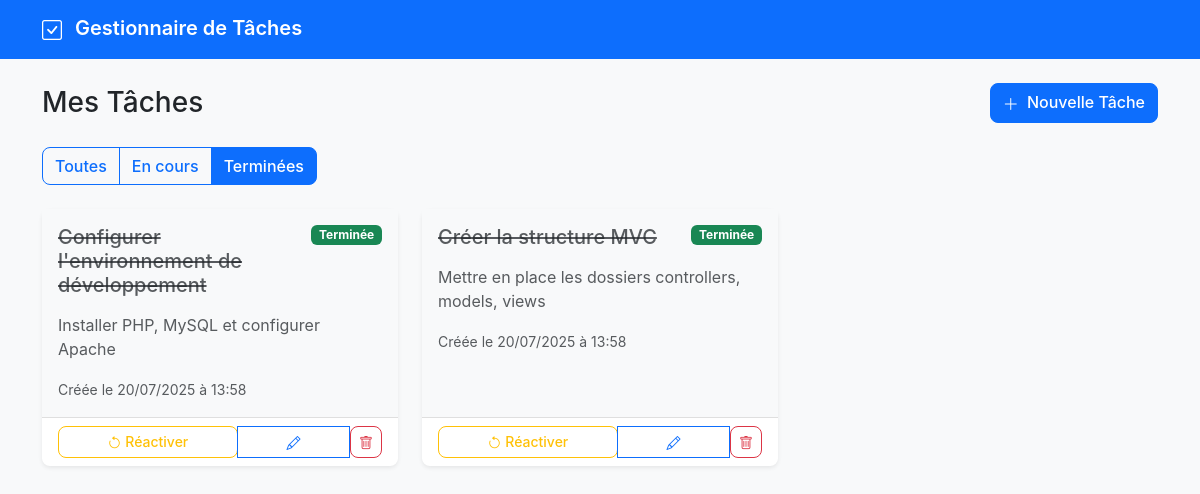
The page /tasks?filter=completed on the database its author committed.
### tables this page shows
CREATE TABLE IF NOT EXISTS tasks (
    id INT AUTO_INCREMENT PRIMARY KEY,
    title VARCHAR(255) NOT NULL,
    description TEXT,
    status ENUM('pending', 'completed') DEFAULT 'pending',
    created_at TIMESTAMP DEFAULT CURRENT_TIMESTAMP,
    updated_at TIMESTAMP DEFAULT CURRENT_TIMESTAMP ON UPDATE CURRENT_TIMESTAMP,
    
    INDEX idx_status (status),
    INDEX idx_created_at (created_at)
);

### app/controllers/TaskController.php (called while the page is built, shortened)
<?php
class TaskController extends Controller {
    private $taskModel;
    public function __construct() {
        $this->taskModel = new Task();
    }
    public function index() {
        $filter = $_GET['filter'] ?? 'all';
        switch ($filter) {
            case 'completed':
                $tasks = $this->taskModel->findByStatus('completed');
                break;
        }
        $this->view('tasks/index', [
            'tasks' => $tasks,
            'currentFilter' => $filter
        ]);
    }
}
?>

### index.php (called while the page is built, shortened)
<?php
require_once 'config/database.php';
require_once 'core/Router.php';
require_once 'core/Model.php';
require_once 'app/controllers/TaskController.php';
require_once 'app/models/Task.php';
$router = new Router();
$router->add('GET', '/', 'TaskController@index');
$router->add('GET', '/tasks', 'TaskController@index');
$router->add('GET', '/tasks/create', 'TaskController@create');
$router->add('POST', '/tasks/store', 'TaskController@store');
$router->add('GET', '/tasks/edit/{id}', 'TaskController@edit');
$router->add('POST', '/tasks/update/{id}', 'TaskController@update');
$router->add('POST', '/tasks/delete/{id}', 'TaskController@delete');
$router->add('POST', '/tasks/toggle/{id}', 'TaskController@toggle');
$router->resolve();
?>

### config/database.php (called while the page is built)
<?php
class Database {
    private static $instance = null;
    private $connection;
    private $host = 'localhost';
    private $database = 'task_manager';
    private $username = 'root';
    private $password = '';
    private function __construct() {
        try {
            $this->connection = new PDO(
                "mysql:host={$this->host};dbname={$this->database};charset=utf8",
                $this->username,
                $this->password,
                [
                    PDO::ATTR_ERRMODE => PDO::ERRMODE_EXCEPTION,
                    PDO::ATTR_DEFAULT_FETCH_MODE => PDO::FETCH_ASSOC
                ]
            );
        } catch (PDOException $e) {
            die("Erreur de connexion à la base de données : " . $e->getMessage());
        }
    }
    public static function getInstance() {
        if (self::$instance === null) {
            self::$instance = new self();
        }
        return self::$instance;
    }
    public function getConnection() {
        return $this->connection;
    }
}
?>

### core/Model.php (called while the page is built, shortened)
<?php
class Model {
    public function __construct() {
        $this->db = Database::getInstance()->getConnection();
    }
}
?>

### app/models/Task.php (called while the page is built, shortened)
<?php
class Task extends Model {
    protected $table = 'tasks';
    public function findByStatus($status = null) {
        $stmt = $this->db->prepare("SELECT * FROM {$this->table} WHERE status = ? ORDER BY created_at DESC");
        $stmt->execute([$status]);
        return $stmt->fetchAll();
    }
}
?>

### app/views/tasks/index.php (the view)
<div class="d-flex justify-content-between align-items-center mb-4">
    <h1 class="h3 mb-0">Mes Tâches</h1>
    <a href="/tasks/create" class="btn btn-primary">
        <i class="bi bi-plus-lg me-1"></i>
        Nouvelle Tâche
    </a>
</div>
<div class="mb-4">
    <div class="btn-group" role="group">
        <a href="/tasks?filter=all" class="btn <?= $currentFilter === 'all' ? 'btn-primary' : 'btn-outline-primary' ?>">
            Toutes
        </a>
        <a href="/tasks?filter=pending" class="btn <?= $currentFilter === 'pending' ? 'btn-primary' : 'btn-outline-primary' ?>">
            En cours
        </a>
        <a href="/tasks?filter=completed" class="btn <?= $currentFilter === 'completed' ? 'btn-primary' : 'btn-outline-primary' ?>">
            Terminées
        </a>
    </div>
</div>
<?php if (empty($tasks)): ?>
    <div class="text-center py-5">
        <i class="bi bi-inbox display-1 text-muted"></i>
        <h4 class="text-muted mt-3">Aucune tâche trouvée</h4>
        <p class="text-muted">Commencez par créer votre première tâche.</p>
        <a href="/tasks/create" class="btn btn-primary">
            <i class="bi bi-plus-lg me-1"></i>
            Créer une tâche
        </a>
    </div>
<?php else: ?>
    <div class="row">
        <?php foreach ($tasks as $task): ?>
            <div class="col-md-6 col-lg-4 mb-3">
                <div class="card h-100 <?= $task['status'] === 'completed' ? 'task-completed' : '' ?>">
                    <div class="card-body">
                        <div class="d-flex justify-content-between align-items-start mb-2">
                            <h5 class="card-title <?= $task['status'] === 'completed' ? 'text-decoration-line-through text-muted' : '' ?>">
                                <?= htmlspecialchars($task['title']) ?>
                            </h5>
                            <span class="badge <?= $task['status'] === 'completed' ? 'bg-success' : 'bg-warning' ?>">
                                <?= $task['status'] === 'completed' ? 'Terminée' : 'En cours' ?>
                            </span>
                        </div>
                        <?php if (!empty($task['description'])): ?>
                            <p class="card-text <?= $task['status'] === 'completed' ? 'text-muted' : '' ?>">
                                <?= htmlspecialchars($task['description']) ?>
                            </p>
                        <?php endif; ?>
                        <small class="text-muted">
                            Créée le <?= date('d/m/Y à H:i', strtotime($task['created_at'])) ?>
                        </small>
                    </div>
                    <div class="card-footer bg-transparent">
                        <div class="btn-group w-100" role="group">
                            <form method="POST" action="/tasks/toggle/<?= $task['id'] ?>" class="flex-fill">
                                <button type="submit" class="btn btn-sm <?= $task['status'] === 'completed' ? 'btn-outline-warning' : 'btn-outline-success' ?> w-100">
                                    <i class="bi <?= $task['status'] === 'completed' ? 'bi-arrow-counterclockwise' : 'bi-check' ?>"></i>
                                    <?= $task['status'] === 'completed' ? 'Réactiver' : 'Terminer' ?>
                                </button>
                            </form>
                            <a href="/tasks/edit/<?= $task['id'] ?>" class="btn btn-sm btn-outline-primary">
                                <i class="bi bi-pencil"></i>
                            </a>
                            <form method="POST" action="/tasks/delete/<?= $task['id'] ?>" class="d-inline" onsubmit="return confirm('Êtes-vous sûr de vouloir supprimer cette tâche ?')">
                                <button type="submit" class="btn btn-sm btn-outline-danger">
                                    <i class="bi bi-trash"></i>
                                </button>
                            </form>
                        </div>
                    </div>
                </div>
            </div>
        <?php endforeach; ?>
    </div>
<?php endif; ?>

### core/Router.php (shortened to what this page needs)
<?php
class Router {
    private $routes = [];
    public function add($method, $path, $handler) {
        $this->routes[] = [
            'method' => $method,
            'path' => $path,
            'handler' => $handler
        ];
    }
    public function resolve() {
        $requestMethod = $_SERVER['REQUEST_METHOD'];
        $requestPath = parse_url($_SERVER['REQUEST_URI'], PHP_URL_PATH);
        $requestPath = rtrim($requestPath, '/');
        foreach ($this->routes as $route) {
            if ($route['method'] === $requestMethod) {
                $pattern = preg_replace('/\{([^}]+)\}/', '([^/]+)', $route['path']);
                $pattern = '#^' . $pattern . '$#';
                if (preg_match($pattern, $requestPath, $matches)) {
                    array_shift($matches);
                    list($controller, $method) = explode('@', $route['handler']);
                    $controllerInstance = new $controller();
                    if (empty($matches)) {
                        $controllerInstance->$method();
                    } else {
                        $controllerInstance->$method(...$matches);
                    }
                    return;
                }
            }
        }
    }
}
?>

### public/css/style.css (style rules this page uses)
:root { --primary-color: #0d6efd; --success-color: #198754; --warning-color: #ffc107; --danger-color: #dc3545; --light-gray: #f8f9fa; --border-radius: 0.5rem; }
body { background-color: var(--light-gray); font-family: -apple-system, BlinkMacSystemFont, "Segoe UI", Roboto, sans-serif; }
.card { border: none; box-shadow: 0 0.125rem 0.25rem rgba(0, 0, 0, 0.075); border-radius: var(--border-radius); transition: transform 0.2s ease-in-out, box-shadow 0.2s ease-in-out; }
.task-completed { opacity: 0.7; }
.task-completed .card-body { background-color: #f8f9fa; }
.btn-group .btn { border-radius: 0; }
.btn-group .btn:first-child { border-top-left-radius: var(--border-radius); border-bottom-left-radius: var(--border-radius); }
.btn-group .btn:last-child { border-top-right-radius: var(--border-radius); border-bottom-right-radius: var(--border-radius); }
.btn { border-radius: var(--border-radius); font-weight: 500; }
.card-footer { border-top: 1px solid rgba(0, 0, 0, 0.125); }
.bi { vertical-align: -0.125em; }

### rows shown on the page
tasks: title "Configurer l'environnement de développement", status "Terminée", description "Installer PHP, MySQL et configurer Apache", created_at "20/07/2025 à 13:58"
tasks: title "Créer la structure MVC", status "Terminée", description "Mettre en place les dossiers controllers, models, views", created_at "20/07/2025 à 13:58"
